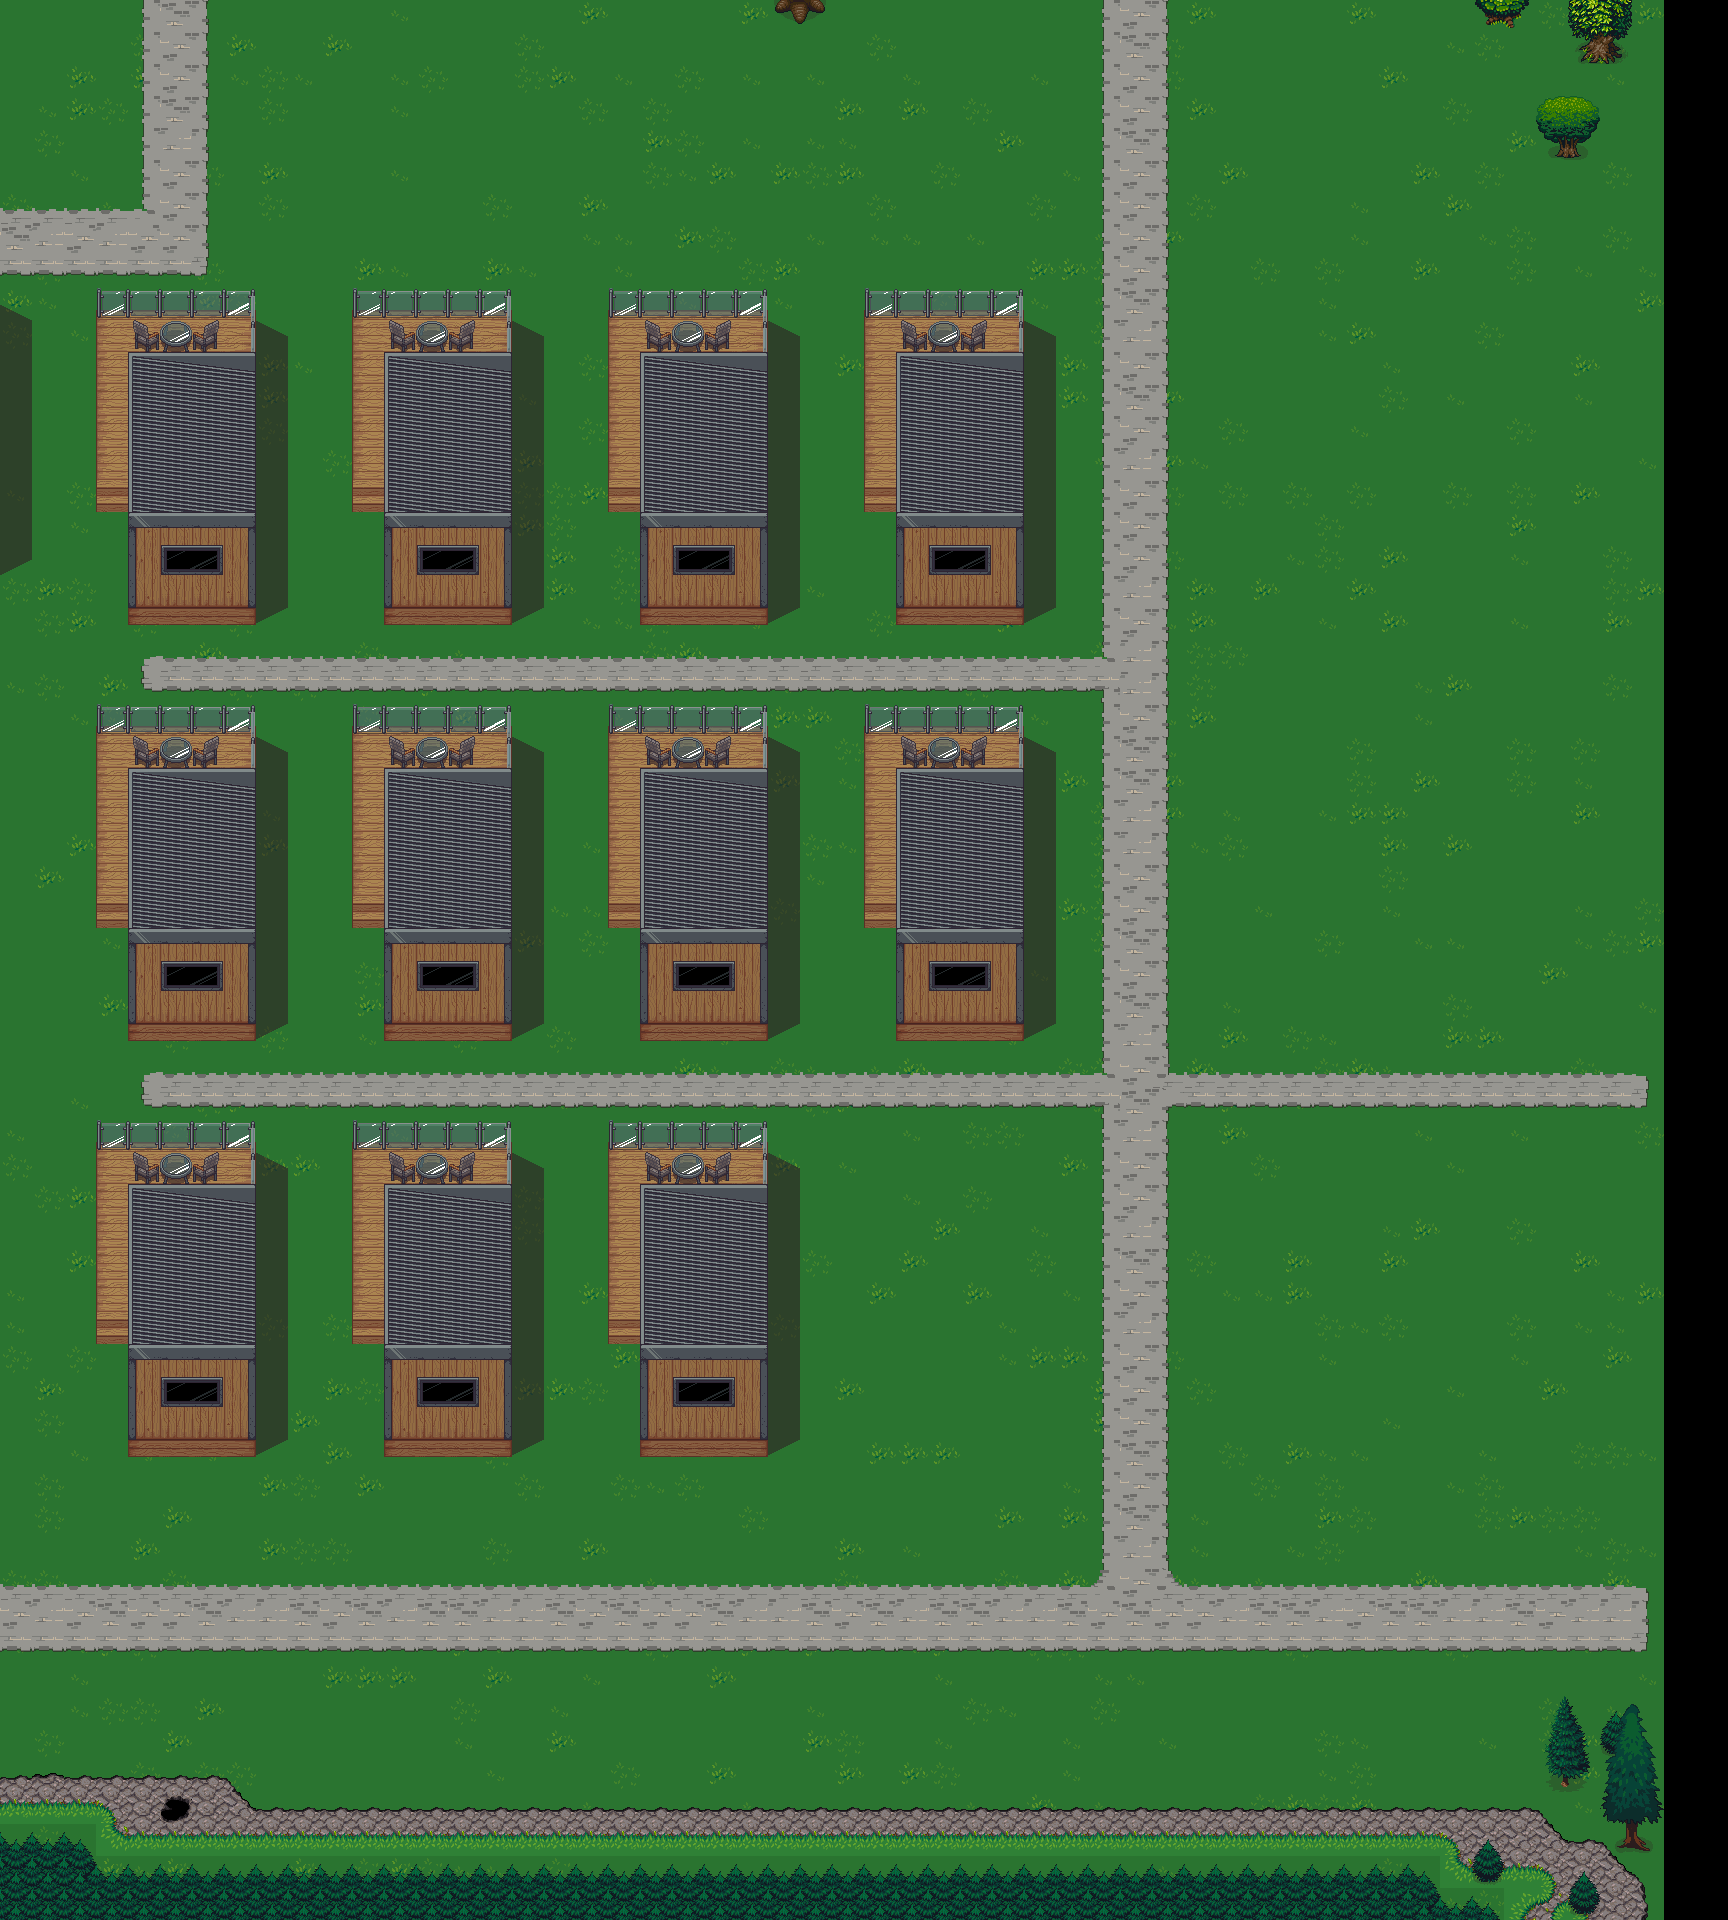

Below is a game level as drawn by its tile map, then a one-line description and the .tmx that defines it (tile-layer data replaced by summaries):
An orthogonal 54x60 tile map with 32x32 px tiles, 5 tile layers (Base 1, Base 2, Bldg 1, Bldg 2, ...), 5 tilesets and 2 objects (2x exitMap).

<map version="1.10" tiledversion="1.11.0" orientation="orthogonal" renderorder="right-down" width="54" height="60" tilewidth="32" tileheight="32" infinite="0" nextlayerid="7" nextobjectid="4">
 <editorsettings>
  <export target="../assets/assets/images/tiled/map-west3.json" format="json" />
 </editorsettings>
 <tileset firstgid="1" source="tileset-lpc-mountains.tsx" />
 <tileset firstgid="361" source="tileset-lpc-grass.tsx" />
 <tileset firstgid="397" source="tileset-lpc-streets.tsx" />
 <tileset firstgid="445" source="tileset-lpc-trees.tsx" />
 <tileset firstgid="1693" source="tileset-kneippbyn.tsx" />
 <layer id="1" name="Base 1" width="54" height="60" opacity="0.9">
  <data>[3240 cells, 3193 non-empty, 9 distinct tile ids]</data>
 </layer>
 <layer id="2" name="Base 2" width="54" height="60">
  <data>[3240 cells, 713 non-empty, 37 distinct tile ids]</data>
 </layer>
 <layer id="3" name="Bldg 1" width="54" height="60">
  <data>[3240 cells, 457 non-empty, 24 distinct tile ids]</data>
 </layer>
 <layer id="4" name="Bldg 2" width="54" height="60">
  <data>[3240 cells, 61 non-empty, 31 distinct tile ids]</data>
 </layer>
 <layer id="5" name="Bldg 3" width="54" height="60">
  <data>[3240 cells, 308 non-empty, 14 distinct tile ids]</data>
 </layer>
 <objectgroup id="6" name="Sensors">
  <object id="1" name="exitMap" x="2" y="4" width="49" height="1767">
   <properties>
    <property name="dest" value="west2" />
    <property name="direction" value="left" />
    <property name="x" type="int" value="2020" />
    <property name="y" type="int" value="700" />
   </properties>
  </object>
  <object id="2" name="exitMap" x="59" y="6" width="1611" height="37">
   <properties>
    <property name="dest" value="center2" />
    <property name="direction" value="up" />
    <property name="x" type="int" value="0" />
    <property name="y" type="int" value="0" />
   </properties>
  </object>
 </objectgroup>
</map>